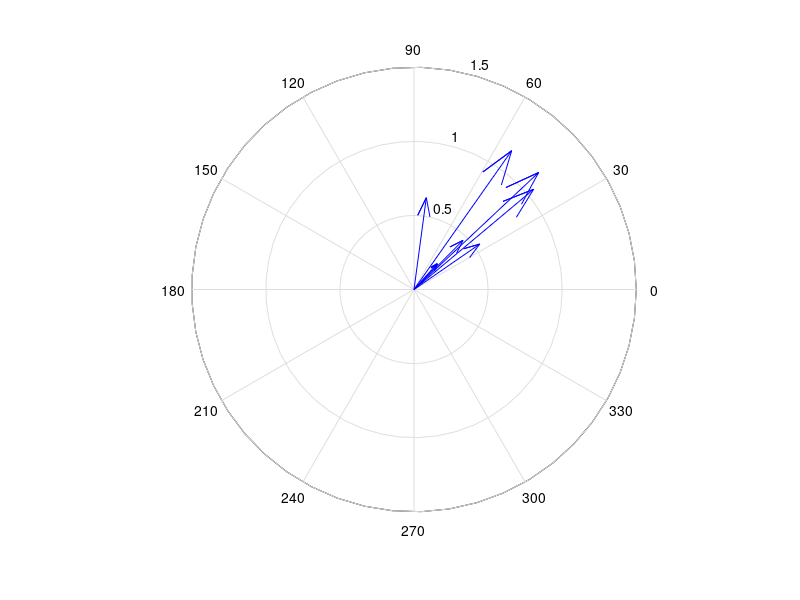

The MATLAB source for this figure: (Note: this script raises an error after producing the figure.)
%=============================================================================
% Copyright (c) 2026-present Allan CORNET (Nelson)
%=============================================================================
% This file is part of Nelson.
%=============================================================================
% LICENCE_BLOCK_BEGIN
% SPDX-License-Identifier: LGPL-3.0-or-later
% LICENCE_BLOCK_END
%=============================================================================
% <--ADV-CLI MODE-->
%=============================================================================
% Pin the calibration geometry for 573x460 on a 1024x768 CI runner.
set(groot, 'DefaultFigurePosition', [423 180 1074 646]);
%=============================================================================
% compass draws one Line object per vector (arrows from the origin).
f = figure('Visible', 'off');
h = compass(rand(1, 8), rand(1, 8));
asserts.istrue(~isempty(h));
asserts.istrue(all(isgraphics(h, 'line')));
asserts.istrue(all(strcmp(get(h, 'Type'), 'line')));
asserts.isequal(size(h), [8 1]);
asserts.isequal(get(ancestor(h(1), 'axes'), 'Type'), 'axes');
close(f);
%=============================================================================
f = figure('Visible', 'off');
h = compass([1 + 2i, 2 - 1i, -1 + 1i]);
ax = ancestor(h(1), 'axes');
asserts.isequal(ax.XTick, -2:2);
close(f);
%=============================================================================
% Each arrow is a shaft plus a two-segment arrowhead scaled by the vector.
f = figure('Visible', 'off');
h = compass([1 0], [0 1]);
asserts.isequal(size(h), [2 1]);
asserts.isapprox(h(1).XData, [0 1 0.8 1 0.8], 1e-12);
asserts.isapprox(h(1).YData, [0 0 0.08 0 -0.08], 1e-12);
asserts.isapprox(h(2).XData, [0 0 -0.08 0 0.08], 1e-12);
asserts.isapprox(h(2).YData, [0 1 0.8 1 0.8], 1e-12);
close(f);
%=============================================================================
% compass(Z) uses the real and imaginary parts as U and V.
f = figure('Visible', 'off');
h = compass(complex(1, 1));
asserts.isequal(size(h), [1 1]);
asserts.istrue(isgraphics(h, 'line'));
asserts.isapprox(h.XData, [0 1 0.72 1 0.88], 1e-12);
asserts.isapprox(h.YData, [0 1 0.88 1 0.72], 1e-12);
close(f);
%=============================================================================
% Every arrow shares the same default color (no color cycling).
f = figure('Visible', 'off');
h = compass([1 3 2], [2 1 -1]);
asserts.isequal(h(1).Color, h(2).Color);
asserts.isequal(h(1).Color, h(3).Color);
asserts.isequal(h(1).LineWidth, 0.5);
asserts.isequal(h(1).Marker, 'none');
close(f);
%=============================================================================
% An explicit parent axes receives the arrows.
f = figure('Visible', 'off');
ax = axes();
h = compass(ax, [1 2], [3 4]);
asserts.isequal(h(1).Parent, ax);
asserts.isequal(h(2).Parent, ax);
close(f);
%=============================================================================
f = figure('Visible', 'off');
h = compass([1 2], [3 4], '-r');
asserts.isequal(h(1).Color, [1 0 0]);
asserts.isequal(h(2).Color, [1 0 0]);
close(f);
%=============================================================================
f = figure('Visible', 'off');
h = compass([1 2], [3 4], '--b', 'LineWidth', 2);
asserts.isequal(h(1).Color, [0 0 1]);
asserts.isequal(h(1).LineStyle, '--');
asserts.isequal(h(1).LineWidth, 2);
close(f);
%=============================================================================
f = figure('Visible', 'off');
h = compass([1 2], [3 4], 'LineWidth', 2);
asserts.isequal(h(1).LineWidth, 2);
close(f);
%=============================================================================
% A marker in the LineSpec is honored.
f = figure('Visible', 'off');
h = compass([1 2], [3 4], '-or');
asserts.isequal(h(1).Color, [1 0 0]);
asserts.isequal(h(1).Marker, 'o');
close(f);
%=============================================================================
% Matrix input produces one arrow per element (column-major).
f = figure('Visible', 'off');
h = compass([1 0; 0 1], [0 1; 1 0]);
asserts.isequal(size(h), [4 1]);
asserts.isapprox(h(1).XData, [0 1 0.8 1 0.8], 1e-12);
asserts.isapprox(h(2).XData, [0 0 -0.08 0 0.08], 1e-12);
close(f);
%=============================================================================
caught = false;
try
  compass([1 2], [3 4 5]);
catch
  caught = true;
end
asserts.istrue(caught);
caught = false;
try
  compass({}, 1);
catch
  caught = true;
end
asserts.istrue(caught);
%=============================================================================
